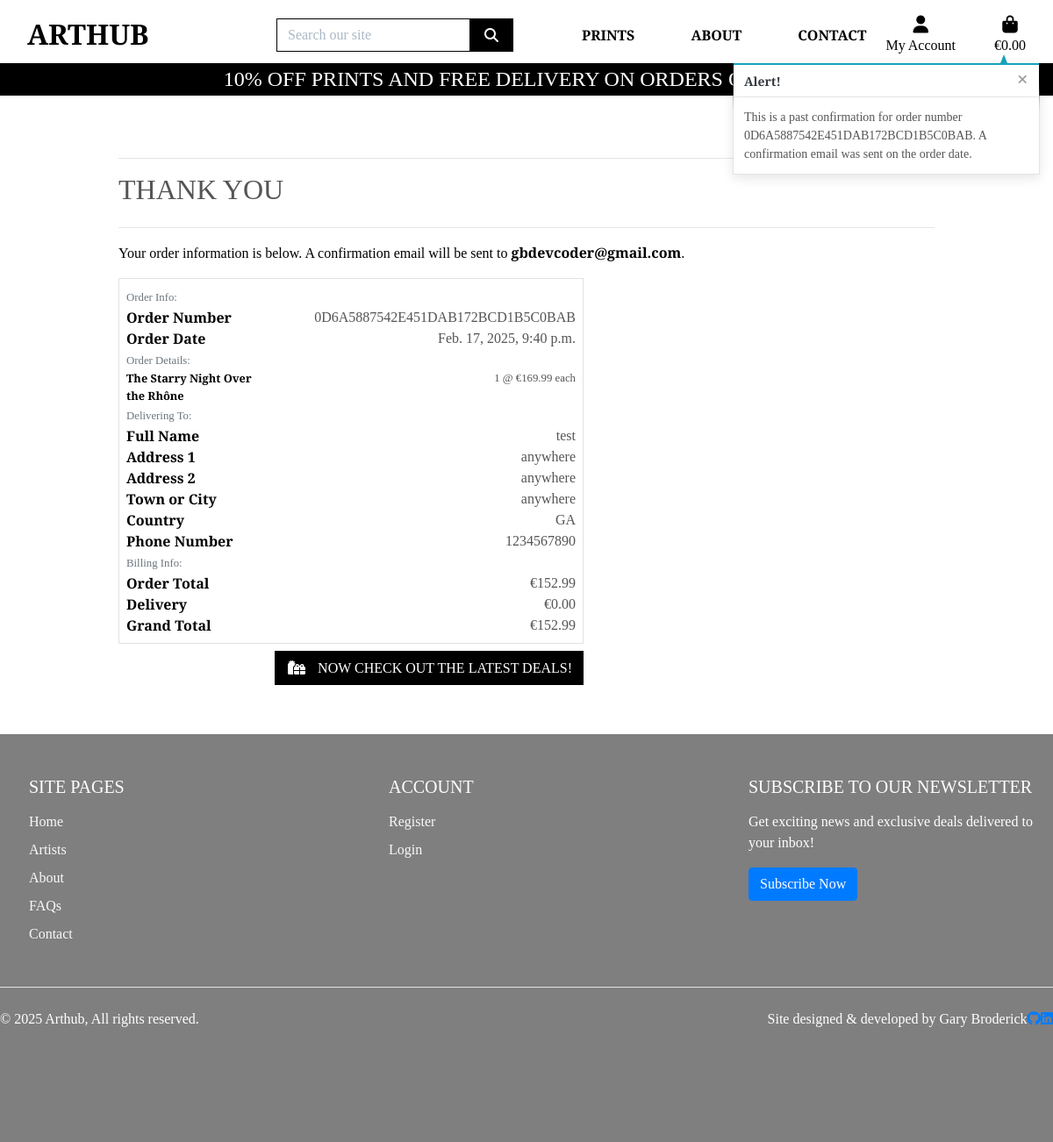
Page /profile/order_history/0D6A5887542E451DAB172BCD1B5C0BAB on the committed database.
### checkout/models.py (models this page shows, shortened)
class Order(models.Model):
    order_number = models.CharField(max_length=32, null=False, editable=False)
    user_profile = models.ForeignKey(
        UserProfile, on_delete=models.SET_NULL,
        null=True, blank=True, related_name='orders'
    )
    full_name = models.CharField(max_length=50, null=False, blank=False)
    email = models.EmailField(max_length=254, null=False, blank=False)
    phone_number = models.CharField(max_length=20, null=False, blank=False)
    country = CountryField(blank_label='Country *', null=False, blank=False)
    postcode = models.CharField(max_length=20, null=True, blank=True)
    town_or_city = models.CharField(max_length=40, null=False, blank=False)
    street_address1 = models.CharField(max_length=80, null=False, blank=False)
    street_address2 = models.CharField(max_length=80, null=True, blank=True)
    county = models.CharField(max_length=80, null=True, blank=True)
    date = models.DateTimeField(auto_now_add=True)
    delivery_cost = models.DecimalField(
        max_digits=6,
        decimal_places=2,
        null=False,
        default=0
    )
    order_total = models.DecimalField(
        max_digits=10,
        decimal_places=2,
        null=False,
        default=0
    )
    grand_total = models.DecimalField(
        max_digits=10,
        decimal_places=2,
        null=False,
        default=0
    )
    original_bag = models.TextField(null=False, blank=False, default='')
    stripe_pid = models.CharField(
        max_length=254,
        null=False, blank=False,
        default=''
    )

class OrderLineItem(models.Model):
    order = models.ForeignKey(
        Order,
        null=False,
        blank=False,
        on_delete=models.CASCADE,
        related_name='lineitems'
    )
    product = models.ForeignKey(
        Product,
        null=False,
        blank=False,
        on_delete=models.CASCADE
    )
    quantity = models.IntegerField(null=False, blank=False, default=0)
    lineitem_total = models.DecimalField(
        max_digits=6,
        decimal_places=2,
        null=False,
        blank=False,
        editable=False
    )

### products/models.py (models this page shows, shortened)
class Product(models.Model):
    category = models.ForeignKey(
        'Category',
        null=True,
        blank=True,
        on_delete=models.SET_NULL)
    sku = models.CharField(max_length=254, null=True, blank=True)
    artist = models.CharField(max_length=254)
    name = models.CharField(max_length=254)
    description = models.TextField()
    price = models.DecimalField(max_digits=6, decimal_places=2)
    discount_percentage = models.DecimalField(
        max_digits=5,
        decimal_places=2,
        default=0,  # Set default discount percentage to 0
        help_text="Discount percentage applied to the product price"
    )
    rating = models.DecimalField(
        max_digits=6,
        decimal_places=2,
        null=True,
        blank=True)
    image_url = models.URLField(max_length=1024, null=True, blank=True)
    image = models.ImageField(null=True, blank=True)

### profiles/views.py (the view)
# urls.py: path('order_history/<order_number>',
def order_history(request, order_number):
    order = get_object_or_404(Order, order_number=order_number)
    messages.info(request, (
        f'This is a past confirmation for order number {order_number}. '
        'A confirmation email was sent on the order date.'
    ))
    template = 'checkout/checkout_success.html'
    context = {
        'order': order,
        'from_profile': True,
    }
    return render(request, template, context)

### checkout/templates/checkout/checkout_success.html (shortened to what this page needs)
{% extends "base.html" %}
{% load static %}
{% block extra_css %}
    <link rel="stylesheet" href="{% static 'checkout/css/checkout.css' %}">
{% endblock %}
{% block page_header %}
    <div class="container header-container">
    </div>
{% endblock %}
{% block content %}
    <div class="overlay"></div>
    <div class="container">
        <div class="row">
            <div class="col">
                <hr>
                <h2 class="logo-font mb-4">Thank You</h2>
                <hr>
                <p class="text-black">Your order information is below. A confirmation email will be sent to <strong>{{ order.email }}</strong>.</p>
            </div>
        </div>
        <div class="row">
            <div class="col-12 col-lg-7">
                <div class="order-confirmation-wrapper p-2 border">
                    <div class="row">
                        <div class="col">
                            <small class="text-muted">Order Info:</small>
                        </div>
                    </div>
                    <div class="row">
                        <div class="col-12 col-md-4">
                            <p class="mb-0 text-black font-weight-bold">Order Number</p>
                        </div>
                        <div class="col-12 col-md-8 text-md-right">
                            <p class="mb-0">{{ order.order_number }}</p>
                        </div>
                    </div>
                    <div class="row">
                        <div class="col-12 col-md-4">
                            <p class="mb-0 text-black font-weight-bold">Order Date</p>
                        </div>
                        <div class="col-12 col-md-8 text-md-right">
                            <p class="mb-0">{{ order.date }}</p>
                        </div>
                    </div>
                    <div class="row">
                        <div class="col">
                            <small class="text-muted">Order Details:</small>
                        </div>
                    </div>
                    {% for item in order.lineitems.all %}
                    <div class="row">
                        <div class="col-12 col-md-4">
                            <p class="small mb-0 text-black font-weight-bold">
                                {{ item.product.name }}{% if item.product_size %} - Size {{ item.product.size|upper }}{% endif %}
                            </p>
                        </div>
                        <div class="col-12 col-md-8 text-md-right">
                            <p class="small mb-0">{{ item.quantity }} @ €{{ item.product.price }} each</p>
                        </div>
                    </div>
                    {% endfor %}
                    <div class="row">
                        <div class="col">
                            <small class="text-muted">Delivering To:</small>
                        </div>
                    </div>
                    <div class="row">
                        <div class="col-12 col-md-4">
                            <p class="mb-0 text-black font-weight-bold">Full Name</p>
                        </div>
                        <div class="col-12 col-md-8 text-md-right">
                            <p class="mb-0">{{ order.full_name }}</p>
                        </div>
                    </div>
                    <div class="row">
                        <div class="col-12 col-md-4">
                            <p class="mb-0 text-black font-weight-bold">Address 1</p>
                        </div>
                        <div class="col-12 col-md-8 text-md-right">
                            <p class="mb-0">{{ order.street_address1 }}</p>
                        </div>
                    </div>
                    {% if order.street_address2 %}
                    <div class="row">
                        <div class="col-12 col-md-4">
                            <p class="mb-0 text-black font-weight-bold">Address 2</p>
                        </div>
                        <div class="col-12 col-md-8 text-md-right">
                            <p class="mb-0">{{ order.street_address2 }}</p>
                        </div>
                    </div>
                    {% endif %}
                    <div class="row">
                        <div class="col-12 col-md-4">
                            <p class="mb-0 text-black font-weight-bold">Town or City</p>
                        </div>
                        <div class="col-12 col-md-8 text-md-right">
                            <p class="mb-0">{{ order.town_or_city }}</p>
                        </div>
                    </div>
                    <div class="row">
                        <div class="col-12 col-md-4">
                            <p class="mb-0 text-black font-weight-bold">Country</p>
                        </div>
                        <div class="col-12 col-md-8 text-md-right">
                            <p class="mb-0">{{ order.country }}</p>
                        </div>
                    </div>
                    <div class="row">
                        <div class="col-12 col-md-4">
                            <p class="mb-0 text-black font-weight-bold">Phone Number</p>
                        </div>
                        <div class="col-12 col-md-8 text-md-right">
                            <p class="mb-0">{{ order.phone_number }}</p>
                        </div>
                    </div>
                    <div class="row">
                        <div class="col">
                            <small class="text-muted">Billing Info:</small>
                        </div>
                    </div>
                    <div class="row">
                        <div class="col-12 col-md-4">
                            <p class="mb-0 text-black font-weight-bold">Order Total</p>
                        </div>
                        <div class="col-12 col-md-8 text-md-right">
                            <p class="mb-0">€{{ order.order_total }}</p>
                        </div>
                    </div>
                    <div class="row">
                        <div class="col-12 col-md-4">
                            <p class="mb-0 text-black font-weight-bold">Delivery</p>
                        </div>
                        <div class="col-12 col-md-8 text-md-right">
                            <p class="mb-0">€{{ order.delivery_cost }}</p>
                        </div>
                    </div>
                    <div class="row">
                        <div class="col-12 col-md-4">
                            <p class="mb-0 text-black font-weight-bold">Grand Total</p>
                        </div>
                        <div class="col-12 col-md-8 text-md-right">
                            <p class="mb-0">€{{ order.grand_total }}</p>
                        </div>
                    </div>
                </div>
            </div>
        </div>
        <div class="row">
			<div class="col-12 col-lg-7 text-right">
				<a href="{% url 'products' %}" class="btn btn-black rounded-0 my-2">
					<span class="icon mr-2">
						<i class="fas fa-gifts"></i>
					</span>
					<span class="text-uppercase">Now check out the latest deals!</span>
				</a>
			</div>
		</div>
    </div>
{% endblock %}

### static/css/base.css (style rules this page uses)
html { height: 100%; }
body { background: url('/media/homepage_background_cropped.webp') no-repeat center center fixed; background-size: cover; height: calc(100vh - 164px); color: #555; font-family: 'Playfair Display', serif; }
.icon { align-items: center; display: inline-flex; justify-content: center; height: 1.5rem; width: 1.5rem; }
.logo-font { text-transform: uppercase; }
.btn-black { background: black; color: white; }
.text-black { color: #000 !important; }
.overlay { height: 100%; width: 100%; top: 0; left: 0; position: fixed; background: white; z-index: -1; }
@media (min-width: 1200px) { body { background: url('/media/homepage_background_cropped.webp') no-repeat center center fixed; background-size: cover; height: calc(100vh - 164px); color: #555; font-family: 'Playfair Display', serif; } }
@media (min-width: 1200px) { .container { max-width: 80%; } }
@media (min-width: 992px) { body { background: url('/media/homepage_background_cropped.webp') no-repeat center center fixed; background-size: cover; height: calc(100vh - 164px); color: #555; font-family: 'Playfair Display', serif; } }
@media (min-width: 992px) { .header-container { padding-top: 164px; } }

### rows in the picture
Order: email "gbdevcoder@gmail.com", order_number "0D6A5887542E451DAB172BCD1B5C0BAB", date "Feb. 17, 2025, 9:40 p.m.", full_name "test", street_address1 "anywhere", street_address2 "anywhere", town_or_city "anywhere", country "GA", phone_number "1234567890", order_total "152.99", delivery_cost "0.00", grand_total "152.99"
OrderLineItem: product.name "The Starry Night Over the Rhône", quantity "1", product.price "169.99"

### other values in the picture
{{ message }} "This is a past confirmation for order number 0D6A5887542E451DAB172BCD1B5C0BAB. A confirmation email was sent on the order date."
